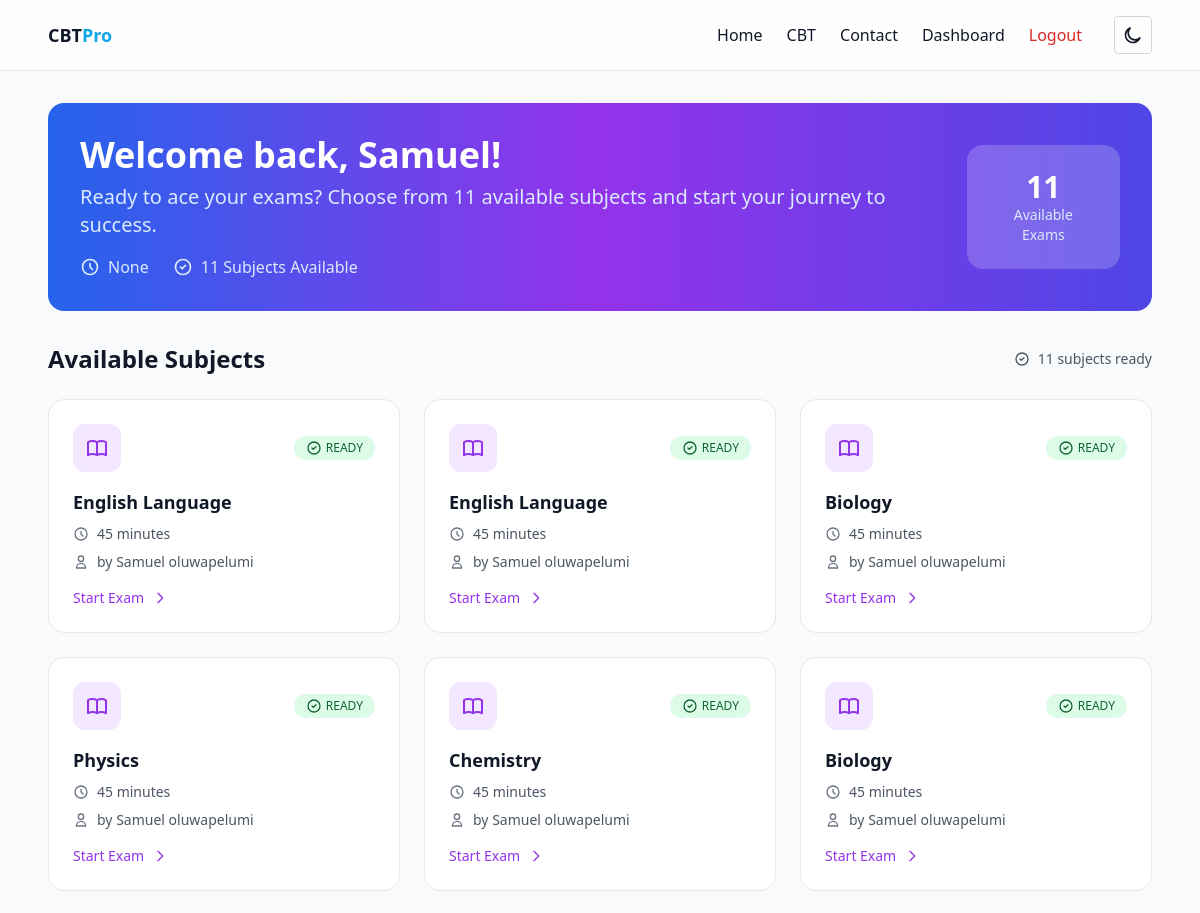
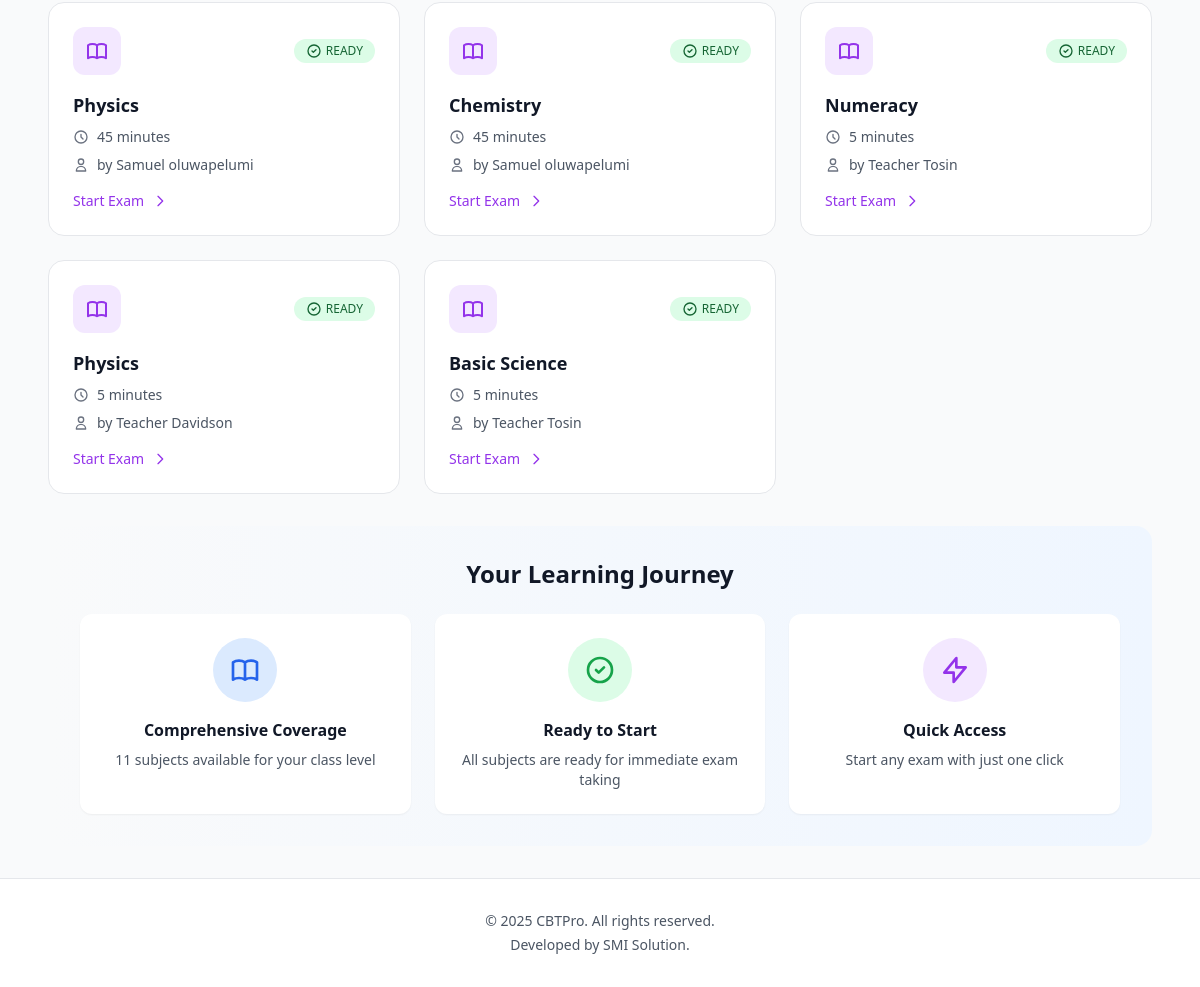
The page /student/ (signed in) on the database its author committed (2 pictures, top to bottom).
### app/models.py (models this page shows, shortened)
class User(UserMixin, db.Model):
    id = db.Column(db.Integer, primary_key=True)
    full_name = db.Column(db.String(120), nullable=False)
    email = db.Column(db.String(120), unique=True, nullable=False)
    password_hash = db.Column(db.String(256), nullable=False)
    role = db.Column(db.String(20), nullable=False, default=UserRole.STUDENT.value)
    class_name = db.Column(db.String(64))  # e.g., JSS1, SS2, etc.
    created_at = db.Column(db.DateTime, default=datetime.utcnow)
    subjects = db.relationship("Subject", backref="teacher", lazy=True)

class Subject(db.Model):
    id = db.Column(db.Integer, primary_key=True)
    name = db.Column(db.String(120), nullable=False)
    description = db.Column(db.Text)
    duration_minutes = db.Column(db.Integer, nullable=False, default=30)
    class_name = db.Column(db.String(64))  # Class this subject applies to
    teacher_id = db.Column(db.Integer, db.ForeignKey("user.id"), nullable=False)
    created_at = db.Column(db.DateTime, default=datetime.utcnow)
    questions = db.relationship("Question", backref="subject", cascade="all,delete-orphan", lazy=True)

### app/student.py (the view)
@student_bp.route("/")
@login_required
def index():
    if current_user.class_name in ['SS 2', 'SS 3']:
        from .api_service import SS2_SS3_SUBJECTS
        api_subjects = []
        for subject_key, subject_name in SS2_SS3_SUBJECTS.items():
            api_subject = type('APISubject', (), {
                'id': f'api_{subject_key}_{current_user.class_name.replace(" ", "").lower()}',
                'name': subject_name,
                'description': f'{subject_name} questions from external API for {current_user.class_name}',
                'duration_minutes': 45,  # Default duration for API subjects
                'class_name': current_user.class_name,
                'teacher_id': None,
                'created_at': None,
                'is_api_subject': True,
                'subject_key': subject_key,
                'class_level': current_user.class_name.replace(" ", "").lower()
            })()
            api_subjects.append(api_subject)
        teacher_subjects = Subject.query.filter(
            (Subject.class_name == None) |
            (Subject.class_name == current_user.class_name)
        ).order_by(Subject.created_at.desc()).all()
        all_subjects = api_subjects + teacher_subjects
    elif current_user.class_name:
        all_subjects = Subject.query.filter(
            (Subject.class_name == None) | (Subject.class_name == current_user.class_name)
        ).order_by(Subject.created_at.desc()).all()
    else:
        all_subjects = Subject.query.order_by(Subject.created_at.desc()).all()
    return render_template("student/index.html", subjects=all_subjects)

### app/models.py (called while the page is built)
@login_manager.user_loader
def load_user(user_id):
    return User.query.get(int(user_id))

### app/templates/student/index.html (shortened to what this page needs)
{% extends 'base.html' %}
{% block content %}
<div class="max-w-7xl mx-auto">
	<div class="bg-gradient-to-r from-blue-600 via-purple-600 to-indigo-600 rounded-2xl p-8 mb-8 text-white">
		<div class="flex items-center justify-between">
			<div>
				<h1 class="text-4xl font-bold mb-2">Welcome back, {{ current_user.full_name.split()[0] }}!</h1>
				<p class="text-xl text-blue-100">
					Ready to ace your exams? Choose from {{ subjects|length }} available subjects and start your journey to success.
				</p>
				<div class="mt-4 flex items-center space-x-6 text-blue-100">
					<div class="flex items-center">
						<svg class="w-5 h-5 mr-2" fill="none" viewBox="0 0 24 24" stroke="currentColor">
							<path stroke-linecap="round" stroke-linejoin="round" stroke-width="2" d="M12 8v4l3 3m6-3a9 9 0 11-18 0 9 9 0 0118 0z" />
						</svg>
						<span>{{ current_user.class_name }}</span>
					</div>
					<div class="flex items-center">
						<svg class="w-5 h-5 mr-2" fill="none" viewBox="0 0 24 24" stroke="currentColor">
							<path stroke-linecap="round" stroke-linejoin="round" stroke-width="2" d="M9 12l2 2 4-4m6 2a9 9 0 11-18 0 9 9 0 0118 0z" />
						</svg>
						<span>{{ subjects|length }} Subjects Available</span>
					</div>
				</div>
			</div>
			<div class="hidden lg:block">
				<div class="bg-white/20 backdrop-blur-sm rounded-2xl p-6">
					<div class="text-center">
						<div class="text-3xl font-bold">{{ subjects|length }}</div>
						<div class="text-sm text-blue-100">Available Exams</div>
					</div>
				</div>
			</div>
		</div>
	</div>
	<div class="mb-8">
		<div class="flex items-center justify-between mb-6">
			<h2 class="text-2xl font-bold text-gray-900 dark:text-white">Available Subjects</h2>
			<div class="flex items-center space-x-2 text-sm text-gray-600 dark:text-gray-400">
				<svg class="w-4 h-4" fill="none" viewBox="0 0 24 24" stroke="currentColor">
					<path stroke-linecap="round" stroke-linejoin="round" stroke-width="2" d="M9 12l2 2 4-4m6 2a9 9 0 11-18 0 9 9 0 0118 0z" />
				</svg>
				<span>{{ subjects|length }} subjects ready</span>
			</div>
		</div>
		<div class="grid sm:grid-cols-2 lg:grid-cols-3 xl:grid-cols-4 gap-6">
	{% for s in subjects %}
				{% if s.is_api_subject %}
					<a href="{{ url_for('student.take_api_exam', subject_id=s.id) }}" class="group bg-white dark:bg-gray-800 border border-gray-200 dark:border-gray-700 rounded-2xl p-6 hover:border-blue-500 dark:hover:border-blue-400 hover:shadow-xl transition-all duration-300 transform hover:-translate-y-1">
						<div class="flex items-center justify-between mb-4">
							<div class="bg-blue-100 dark:bg-blue-900/30 p-3 rounded-xl">
								<svg class="w-6 h-6 text-blue-600 dark:text-blue-400" fill="none" viewBox="0 0 24 24" stroke="currentColor">
									<path stroke-linecap="round" stroke-linejoin="round" stroke-width="2" d="M12 6.253v13m0-13C10.832 5.477 9.246 5 7.5 5S4.168 5.477 3 6.253v13C4.168 18.477 5.754 18 7.5 18s3.332.477 4.5 1.253m0-13C13.168 5.477 14.754 5 16.5 5c1.746 0 3.332.477 4.5 1.253v13C19.832 18.477 18.246 18 16.5 18c-1.746 0-3.332.477-4.5 1.253" />
								</svg>
							</div>
							<div class="flex items-center bg-green-100 dark:bg-green-900/30 text-green-800 dark:text-green-200 px-3 py-1 rounded-full">
								<svg class="w-4 h-4 mr-1" fill="none" viewBox="0 0 24 24" stroke="currentColor">
									<path stroke-linecap="round" stroke-linejoin="round" stroke-width="2" d="M9 12l2 2 4-4m6 2a9 9 0 11-18 0 9 9 0 0118 0z" />
								</svg>
								<span class="text-xs font-medium">READY</span>
							</div>
						</div>
						<h3 class="text-lg font-semibold text-gray-900 dark:text-white mb-2 group-hover:text-blue-600 dark:group-hover:text-blue-400 transition-colors">{{ s.name }}</h3>
						<div class="space-y-2 text-sm text-gray-600 dark:text-gray-400">
							<div class="flex items-center">
								<svg class="w-4 h-4 mr-2 text-gray-500" fill="none" viewBox="0 0 24 24" stroke="currentColor">
									<path stroke-linecap="round" stroke-linejoin="round" stroke-width="2" d="M12 8v4l3 3m6-3a9 9 0 11-18 0 9 9 0 0118 0z" />
								</svg>
								<span>{{ s.duration_minutes }} minutes</span>
							</div>
							<div class="flex items-center">
								<svg class="w-4 h-4 mr-2 text-gray-500" fill="none" viewBox="0 0 24 24" stroke="currentColor">
									<path stroke-linecap="round" stroke-linejoin="round" stroke-width="2" d="M9 12h6m-6 4h6m2 5H7a2 2 0 01-2-2V5a2 2 0 012-2h5.586a1 1 0 01.707.293l5.414 5.414a1 1 0 01.293.707V19a2 2 0 01-2 2z" />
								</svg>
								<span>20 questions</span>
							</div>
						</div>
						<div class="mt-4 flex items-center text-blue-600 dark:text-blue-400 font-medium text-sm group-hover:text-blue-700 dark:group-hover:text-blue-300 transition-colors">
							<span>Start Exam</span>
							<svg class="w-4 h-4 ml-2 transform group-hover:translate-x-1 transition-transform" fill="none" viewBox="0 0 24 24" stroke="currentColor">
								<path stroke-linecap="round" stroke-linejoin="round" stroke-width="2" d="M9 5l7 7-7 7" />
							</svg>
						</div>
		</a>
	{% else %}
					<a href="{{ url_for('student.start_exam', subject_id=s.id) }}" class="group bg-white dark:bg-gray-800 border border-gray-200 dark:border-gray-700 rounded-2xl p-6 hover:border-purple-500 dark:hover:border-purple-400 hover:shadow-xl transition-all duration-300 transform hover:-translate-y-1">
						<div class="flex items-center justify-between mb-4">
							<div class="bg-purple-100 dark:bg-purple-900/30 p-3 rounded-xl">
							</div>
							<div class="flex items-center bg-green-100 dark:bg-green-900/30 text-green-800 dark:text-green-200 px-3 py-1 rounded-full">
								<svg class="w-4 h-4 mr-1" fill="none" viewBox="0 0 24 24" stroke="currentColor">
									<path stroke-linecap="round" stroke-linejoin="round" stroke-width="2" d="M9 12l2 2 4-4m6 2a9 9 0 11-18 0 9 9 0 0118 0z" />
								</svg>
								<span class="text-xs font-medium">READY</span>
							</div>
						</div>
						<h3 class="text-lg font-semibold text-gray-900 dark:text-white mb-2 group-hover:text-purple-600 dark:group-hover:text-purple-400 transition-colors">{{ s.name }}</h3>
						<div class="space-y-2 text-sm text-gray-600 dark:text-gray-400">
							<div class="flex items-center">
								<svg class="w-4 h-4 mr-2 text-gray-500" fill="none" viewBox="0 0 24 24" stroke="currentColor">
									<path stroke-linecap="round" stroke-linejoin="round" stroke-width="2" d="M12 8v4l3 3m6-3a9 9 0 11-18 0 9 9 0 0118 0z" />
								</svg>
								<span>{{ s.duration_minutes }} minutes</span>
							</div>
							<div class="flex items-center">
								<svg class="w-4 h-4 mr-2 text-gray-500" fill="none" viewBox="0 0 24 24" stroke="currentColor">
									<path stroke-linecap="round" stroke-linejoin="round" stroke-width="2" d="M16 7a4 4 0 11-8 0 4 4 0 018 0zM12 14a7 7 0 00-7 7h14a7 7 0 00-7-7z" />
								</svg>
								<span>by {{ s.teacher.full_name }}</span>
							</div>
						</div>
						<div class="mt-4 flex items-center text-purple-600 dark:text-purple-400 font-medium text-sm group-hover:text-purple-700 dark:group-hover:text-purple-300 transition-colors">
							<span>Start Exam</span>
							<svg class="w-4 h-4 ml-2 transform group-hover:translate-x-1 transition-transform" fill="none" viewBox="0 0 24 24" stroke="currentColor">
								<path stroke-linecap="round" stroke-linejoin="round" stroke-width="2" d="M9 5l7 7-7 7" />
							</svg>
						</div>
					</a>
				{% endif %}
	{% endfor %}
		</div>
	</div>
	{% if subjects %}
	<div class="bg-gradient-to-r from-gray-50 to-blue-50 dark:from-gray-800 dark:to-gray-700 rounded-2xl p-8">
		<div class="text-center">
			<h3 class="text-2xl font-bold text-gray-900 dark:text-white mb-6">Your Learning Journey</h3>
			<div class="grid md:grid-cols-3 gap-6">
				<div class="bg-white dark:bg-gray-800 rounded-xl p-6 shadow-sm">
					<div class="bg-blue-100 dark:bg-blue-900/30 p-4 rounded-full w-16 h-16 mx-auto mb-4 flex items-center justify-center">
					</div>
					<h4 class="font-semibold text-gray-900 dark:text-white mb-2">Comprehensive Coverage</h4>
					<p class="text-gray-600 dark:text-gray-300 text-sm">{{ subjects|length }} subjects available for your class level</p>
				</div>
				<div class="bg-white dark:bg-gray-800 rounded-xl p-6 shadow-sm">
					<div class="bg-green-100 dark:bg-green-900/30 p-4 rounded-full w-16 h-16 mx-auto mb-4 flex items-center justify-center">
						<svg class="w-8 h-8 text-green-600 dark:text-green-400" fill="none" viewBox="0 0 24 24" stroke="currentColor">
							<path stroke-linecap="round" stroke-linejoin="round" stroke-width="2" d="M9 12l2 2 4-4m6 2a9 9 0 11-18 0 9 9 0 0118 0z" />
						</svg>
					</div>
					<h4 class="font-semibold text-gray-900 dark:text-white mb-2">Ready to Start</h4>
					<p class="text-gray-600 dark:text-gray-300 text-sm">All subjects are ready for immediate exam taking</p>
				</div>
				<div class="bg-white dark:bg-gray-800 rounded-xl p-6 shadow-sm">
					<div class="bg-purple-100 dark:bg-purple-900/30 p-4 rounded-full w-16 h-16 mx-auto mb-4 flex items-center justify-center">
						<svg class="w-8 h-8 text-purple-600 dark:text-purple-400" fill="none" viewBox="0 0 24 24" stroke="currentColor">
							<path stroke-linecap="round" stroke-linejoin="round" stroke-width="2" d="M13 10V3L4 14h7v7l9-11h-7z" />
						</svg>
					</div>
					<h4 class="font-semibold text-gray-900 dark:text-white mb-2">Quick Access</h4>
					<p class="text-gray-600 dark:text-gray-300 text-sm">Start any exam with just one click</p>
				</div>
			</div>
		</div>
	</div>
	{% endif %}
</div>
{% endblock %}

### rows shown on the page
User: full_name "Samuel", class_name "None"
Subject: name "English Language", duration_minutes "45", teacher.full_name "Samuel oluwapelumi"
Subject: name "English Language", duration_minutes "45", teacher.full_name "Samuel oluwapelumi"
Subject: name "Biology", duration_minutes "45", teacher.full_name "Samuel oluwapelumi"
Subject: name "Physics", duration_minutes "45", teacher.full_name "Samuel oluwapelumi"
Subject: name "Chemistry", duration_minutes "45", teacher.full_name "Samuel oluwapelumi"
Subject: name "Biology", duration_minutes "45", teacher.full_name "Samuel oluwapelumi"
Subject: name "Physics", duration_minutes "45", teacher.full_name "Samuel oluwapelumi"
Subject: name "Chemistry", duration_minutes "45", teacher.full_name "Samuel oluwapelumi"
Subject: name "Numeracy", duration_minutes "5", teacher.full_name "Teacher Tosin"
Subject: name "Physics", duration_minutes "5", teacher.full_name "Teacher Davidson"
Subject: name "Basic Science", duration_minutes "5", teacher.full_name "Teacher Tosin"

### other values the page prints
{{ subjects|length }} "11"
{{ 2025 }} "2025"
